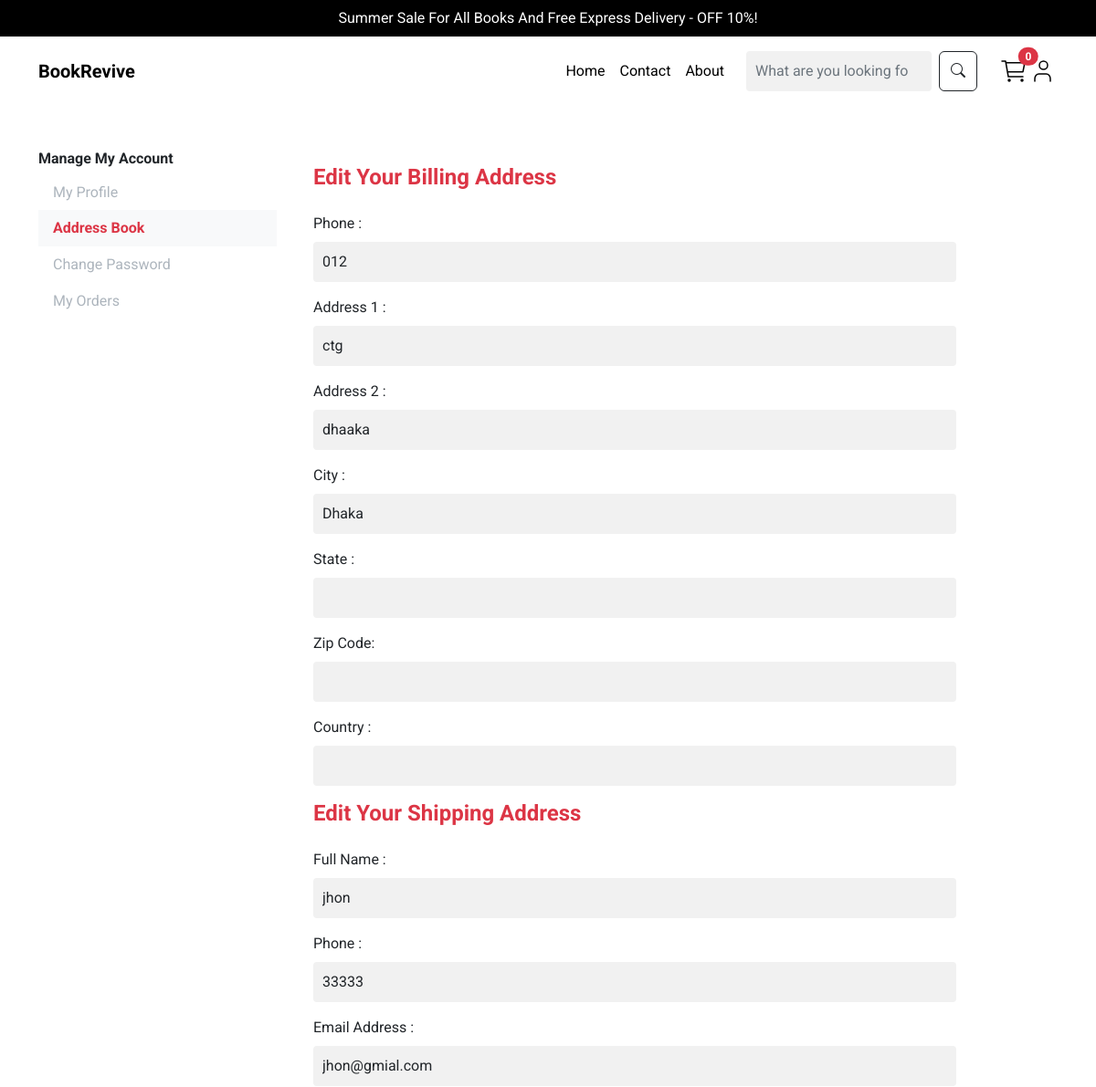
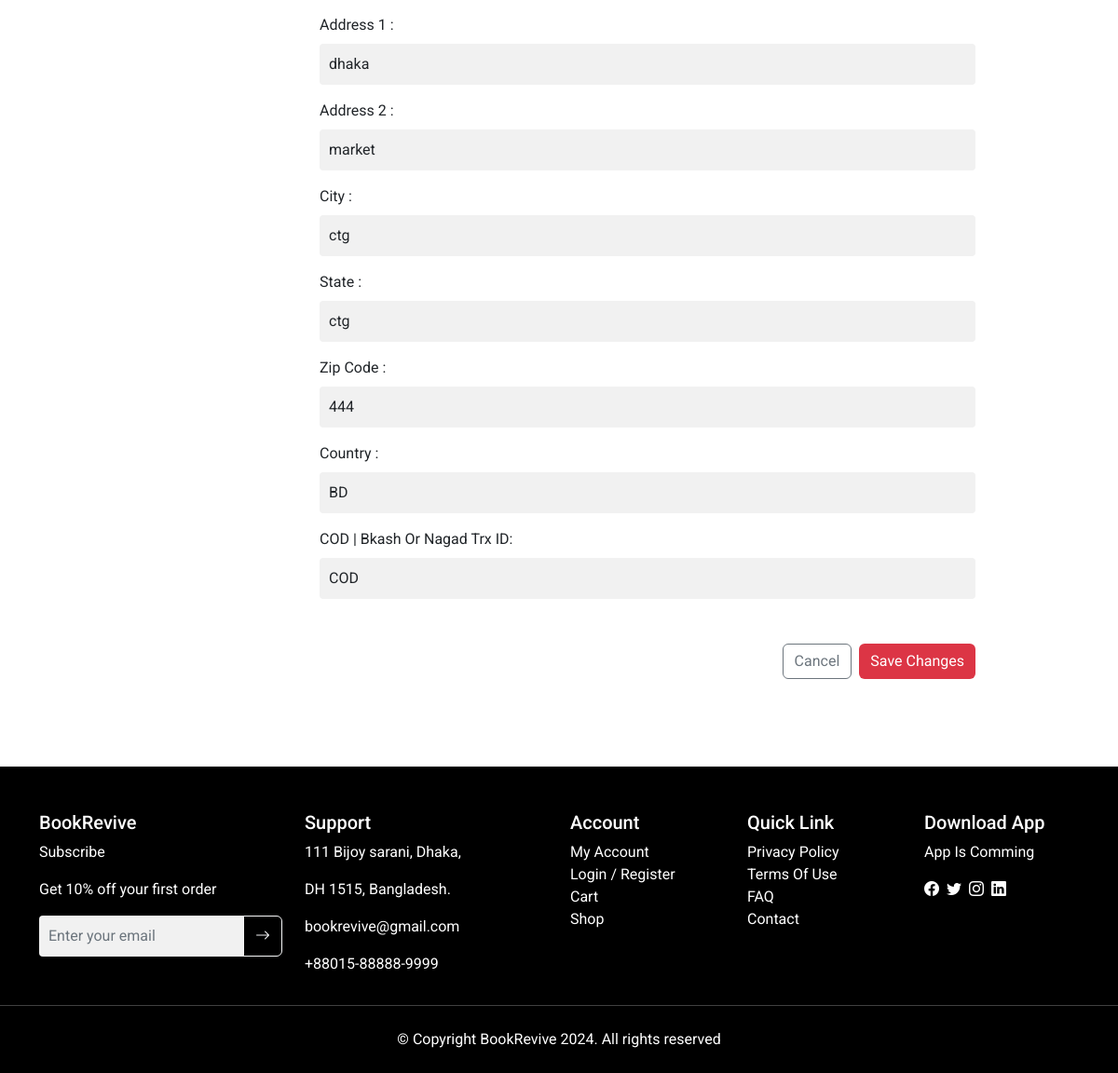
The page /update_info/ (signed in) on the database its author committed (2 pictures, top to bottom).
### store/models.py (models this page shows, shortened)
class Profile(models.Model):
    user = models.OneToOneField(User, on_delete=models.CASCADE)
    date_modified = models.DateTimeField(User, auto_now=True)
    phone = models.CharField(max_length=20, blank=True)
    address1 = models.CharField(max_length=200, blank=True)
    address2 = models.CharField(max_length=200, blank=True)
    city = models.CharField(max_length=200, blank=True)
    state = models.CharField(max_length=200, blank=True)
    zipcode = models.CharField(max_length=200, blank=True)
    country = models.CharField(max_length=200, blank=True)
    old_cart = models.CharField(max_length=200, blank=True, null=True)

### payment/models.py (models this page shows, shortened)
class ShippingAddress(models.Model):
    user = models.ForeignKey(User, on_delete=models.CASCADE, null=True, blank=True)
    shipping_full_name = models.CharField(max_length=255)
    shipping_phone = models.CharField(max_length=255)
    shipping_email = models.CharField(max_length=255)
    shipping_address1 = models.CharField(max_length=255)
    shipping_address2 = models.CharField(max_length=255)
    shipping_city = models.CharField(max_length=255)
    shipping_state = models.CharField(max_length=255, null=True, blank=True)
    shipping_zipcode = models.CharField(max_length=255, null=True, blank=True)
    shipping_country = models.CharField(max_length=255)
    payment_method = models.CharField(max_length=255)
    class Meta:
        verbose_name_plural = "Shipping Address"

### store/views.py (the view)
# urls.py: path('update_info/', views.update_info, name='update_info'),
def update_info(request):
    if request.user.is_authenticated:
        current_user = Profile.objects.get(user__id=request.user.id)
        shipping_user = ShippingAddress.objects.get(user__id=request.user.id)
        info_form = UserInfoForm(request.POST or None, instance=current_user)
        shipping_form = ShippingFrom(request.POST or None, instance=shipping_user)
        if info_form.is_valid() or shipping_form.is_valid():
            info_form.save()
            shipping_form.save()
            messages.success(request, "Your Information Has Been Updated!!")
            return redirect('update_info')
        return render(request, 'update_info.html', {'info_form': info_form, 'shipping_form': shipping_form})
    else:
        messages.error(request, "You must be login to access this page!!")
        return redirect('home')

### store/forms.py
class UserInfoForm(forms.ModelForm):
	phone = forms.CharField(label="Phone ", widget=forms.TextInput(attrs={'class': 'form-control mt-2', 'placeholder': ''}), required=False)
	address1 = forms.CharField(label="Address 1 ", widget=forms.TextInput(attrs={'class': 'form-control mt-2', 'placeholder': ''}), required=False)
	address2 = forms.CharField(label="Address 2 ", widget=forms.TextInput(attrs={'class': 'form-control mt-2', 'placeholder': ''}), required=False)
	city = forms.CharField(label="City ", widget=forms.TextInput(attrs={'class': 'form-control mt-2', 'placeholder': ''}), required=False)
	state = forms.CharField(label="State ", widget=forms.TextInput(attrs={'class': 'form-control mt-2', 'placeholder': ''}), required=False)
	zipcode = forms.CharField(label="Zip Code", widget=forms.TextInput(attrs={'class': 'form-control mt-2', 'placeholder': ''}), required=False)
	country = forms.CharField(label="Country ", widget=forms.TextInput(attrs={'class': 'form-control mt-2', 'placeholder': ''}), required=False)
	class Meta:
		model = Profile
		fields = ('phone', 'address1', 'address2', 'city', 'state', 'zipcode', 'country',)

### cart/cart.py (called while the page is built)
    def __len__(self):
        return len(self.cart)

### cart/context_processors.py (called while the page is built)
def cart(request):
    return {'cart': Cart(request)}

### store/templates/update_info.html (shortened to what this page needs)
{% extends 'base.html' %}
    {% block content %}
        <section class="my-5">
            <div class="container">
                <div class="row">
                    <div class="col-md-3">
                        <div class="list-group">
                            <h6 class="fw-bold">Manage My Account</h6>
                            <a href="{% url 'update_user'%}" class="list-group-item list-group-item-action text-muted"
                                aria-current="true">
                                My Profile
                            </a>
                            <a href="{% url 'update_info'%}" class="list-group-item list-group-item-action active">Address
                                Book</a>
                            <a href="{% url 'update_password'%}" class="list-group-item list-group-item-action text-muted">Change
                                Password</a>
                            <a href="{% url 'orders'%}" class="list-group-item list-group-item-action text-muted">My Orders</a>
                        </div>
                    </div>
                    <div class="col-md-8">
                        <div class="card border-0">
                            <div class="card-body">
                                <h4 class="fw-bold text-danger mb-4">Edit Your Billing Address</h4>
                                <form  method="POST" action="{% url 'update_info' %}">
                                    {{ info_form.as_p }}
                                    <h4 class="fw-bold text-danger mb-4">Edit Your Shipping Address</h4>
                                    {{ shipping_form.as_p }}
                                    <div class="d-flex justify-content-end mt-5">
                                        <button id="Cancel" type="button" class="btn btn-outline-secondary me-2">Cancel</button>
                                        <button type="submit" class="btn btn-danger">Save Changes</button>
                                    </div>
                                </form>
                            </div>
                        </div>
                    </div>
                </div>
            </div>
        </section>
    {% endblock %}

### static/css/style.css (style rules this page uses)
* { outline: none !important; box-shadow: none !important; }
html, body { background-color: #ffffff; font-family: 'Roboto', sans-serif !important; }
a { text-decoration: none !important; color: #000 !important; }
.sidebar .list-group-item.active, .list-group-item.active { background-color: #f8f9fa !important; color: #dc3545 !important; font-weight: bold !important; }
.form-control { background-color: #f1f1f1; border: none; border-radius: 4px; padding: 10px; }
.btn-danger { background-color: #dc3545; border: none; }
.list-group-item { border: none; }
.text-muted { color: #adb5bd !important; }
.card { background-color: #ffffff; border-radius: 8px; box-shadow: 0px 0px 15px rgba(0, 0, 0, 0.1); }
.btn-outline-secondary { color: #6c757d; border-color: #6c757d; }
.card { border-radius: 5px; -webkit-box-shadow: 0 1px 2.94px 0.06px rgba(4,26,55,0.16); box-shadow: 0 1px 2.94px 0.06px rgba(4,26,55,0.16); border: none; margin-bottom: 30px; -webkit-transition: all 0.3s ease-in-out; transition: all 0.3s ease-in-out; }

### rows shown on the page
Profile: phone "012", address1 "ctg", address2 "dhaaka", city "Dhaka"
ShippingAddress: shipping_full_name "jhon", shipping_phone "33333", shipping_email "jhon@gmial.com", shipping_address1 "dhaka", shipping_address2 "market", shipping_city "ctg", shipping_state "ctg", shipping_zipcode "444", shipping_country "BD", payment_method "COD"
